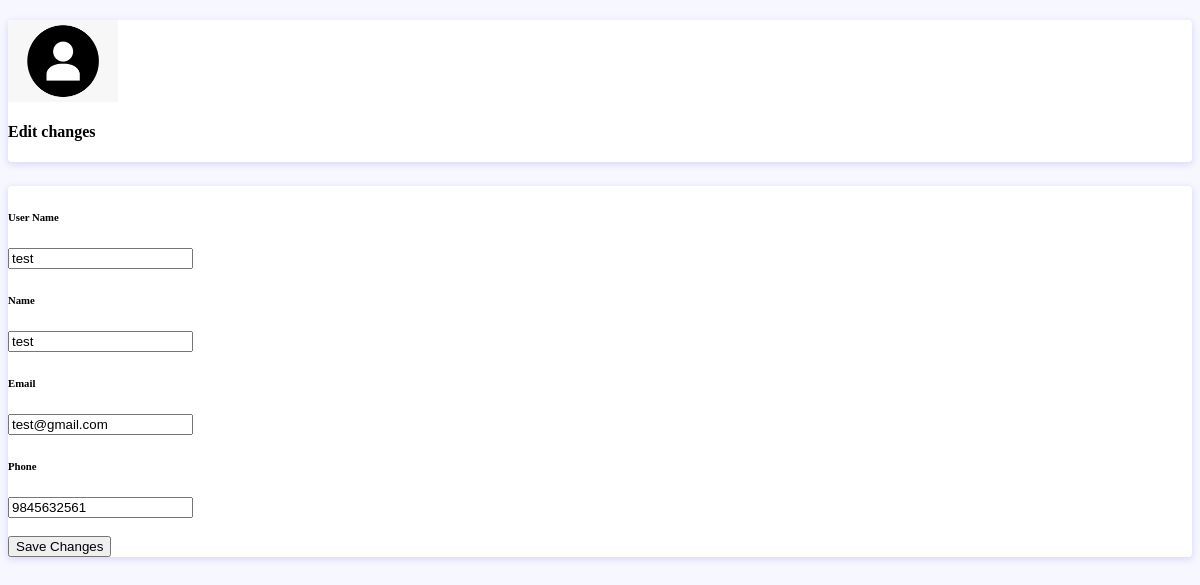
Page /edit_profile/ (signed in) on the committed database.
### sellerapp/models.py (models this page shows)
class User(AbstractUser):
    object = User()
    phone = models.CharField(max_length=100, null=True)
    profile = models.ImageField(upload_to='media', null=True, blank=True)
    USERNAME_FIELD = 'username'
    REQUIRED_FIELDS = []
    objects = UserManager()
    def __str__(self):
        return self.username

### sellerapp/views.py (the view)
# urls.py: path('edit_profile/', edit_profile, name='edit_profile'),
@login_required(login_url='/log/')
def edit_profile(request):
    data = User.objects.get(username=request.user)
    return render(request, "edit_profile.html", {'obj': data})

### sellerapp/templates/edit_profile.html (shortened to what this page needs)
{% load static %}
<html lang="en">
<head>
	<link rel="stylesheet" href="{% static 'edit_profile.css' %}" type="text/css"/>
</head>
<body>
<form action="{% url 'edit_profile_confirm' %}" method="post" >
<div class="container">
		<div class="main-body">
			<div class="row">
				<div class="col-lg-4">
					<div class="card">
						<div class="card-body">
							<div class="d-flex flex-column align-items-center text-center">
								<img src="{{ obj.profile.url }}" alt="Admin" class="rounded-circle p-1 bg-primary" width="110">
								<div class="mt-3">
									<h4>Edit changes</h4>
								</div>
							</div>
						</div>
					</div>
				</div>
				<div class="col-lg-8">
					<div class="card">
						<div class="card-body">
							<div class="row mb-3">
								<div class="col-sm-3">
									<h6 class="mb-0">User Name</h6>
								</div>
								<div class="col-sm-9 text-secondary">
									<input type="text" name="username" class="form-control" value="{{ obj.username }}">
								</div>
							</div>
							<div class="row mb-3">
								<div class="col-sm-3">
									<h6 class="mb-0">Name</h6>
								</div>
								<div class="col-sm-9 text-secondary">
									<input type="text" name="first_name" class="form-control" value="{{ obj.first_name }}">
								</div>
							</div>
							<div class="row mb-3">
								<div class="col-sm-3">
									<h6 class="mb-0">Email</h6>
								</div>
								<div class="col-sm-9 text-secondary">
									<input type="text" name="email" class="form-control" value="{{ obj.email }}">
								</div>
							</div>
							<div class="row mb-3">
								<div class="col-sm-3">
									<h6 class="mb-0">Phone</h6>
								</div>
								<div class="col-sm-9 text-secondary">
									<input type="text" name="phone" class="form-control" value="{{ obj.phone }}">
								</div>
							</div><br>
							<div class="row">
								<div class="col-sm-9 text-secondary">
									<input type="submit" class="btn btn-primary px-4" value="Save Changes">
								</div>
							</div>
						</div>
					</div>
				</div>
			</div>
		</div>
	</div>
</form>
</body>
</html>

### sellerapp/static/edit_profile.css (style rules this page uses)
body { background: #f7f7ff; margin-top:20px; }
.card { position: relative; display: flex; flex-direction: column; min-width: 0; word-wrap: break-word; background-color: #fff; background-clip: border-box; border: 0 solid transparent; border-radius: .25rem; margin-bottom: 1.5rem; box-shadow: 0 2px 6px 0 rgb(218 218 253 / 65%), 0 2px 6px 0 rgb(206 206 238 / 54%); }

### rows in the picture
User: profile (picture), username "test", first_name "test", email "test@gmail.com", phone "9845632561"
